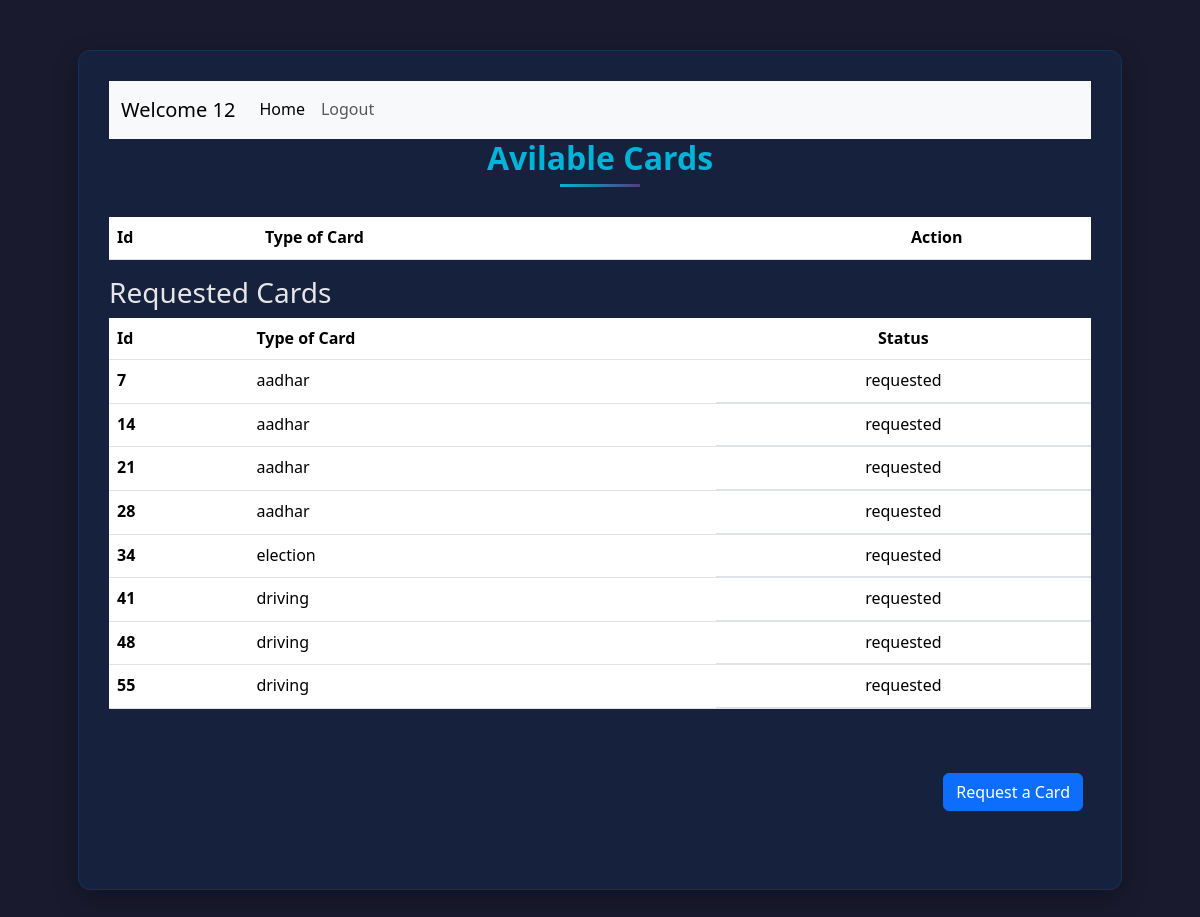
Before: /home/3 with the older database file.
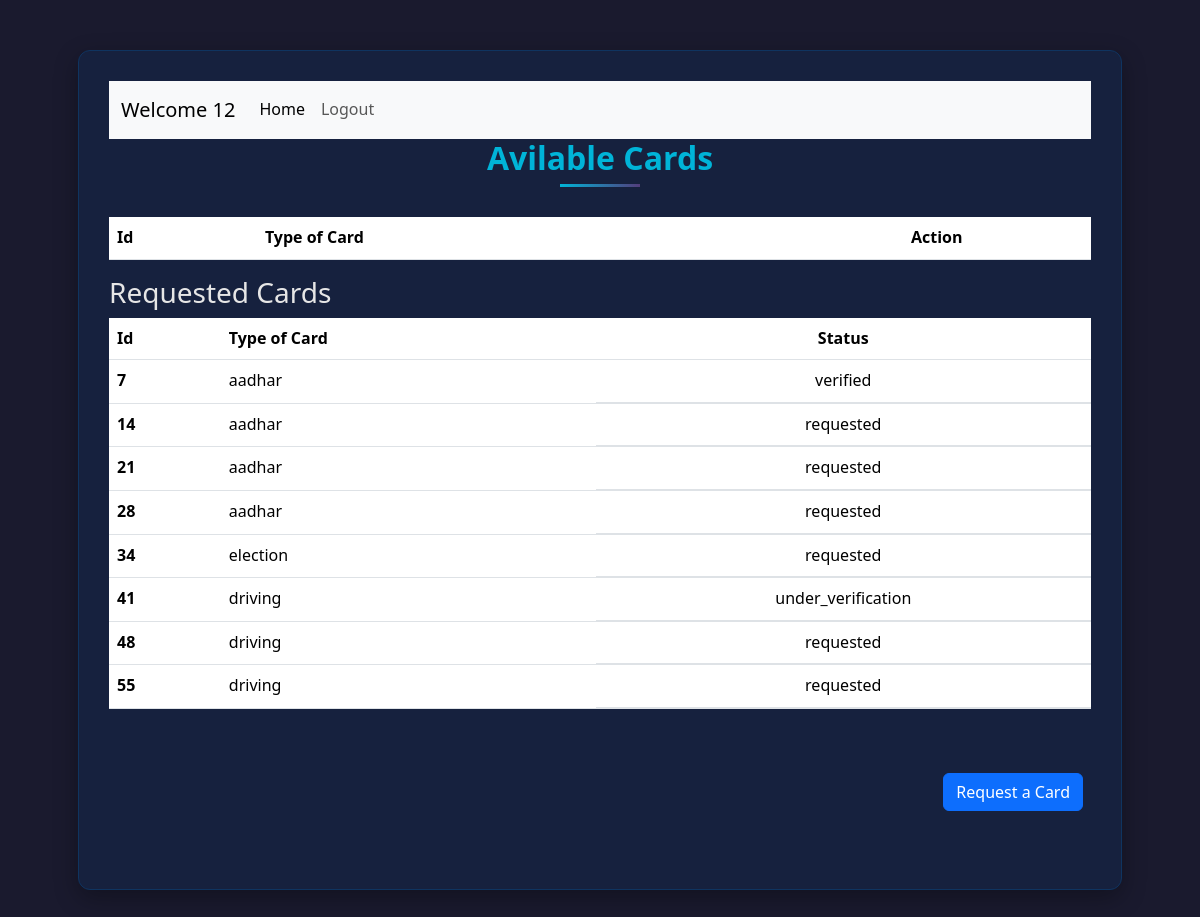
After: the same page with the newer database file.
### application/models.py (models this page shows)
class User(db.Model):
    id = db.Column(db.Integer(), primary_key=True)
    username = db.Column(db.String(), unique=True, nullable=False)
    email = db.Column(db.String(), unique=True, nullable=False)
    password = db.Column(db.String(),nullable=False)
    type = db.Column(db.String(), default="general")
    detais = db.relationship("Info", backref="creator")

class Info(db.Model):
    id = db.Column(db.Integer(), primary_key=True)
    atr_name = db.Column(db.String(), nullable=False)
    atr_value = db.Column(db.String(), nullable=False)
    c_name = db.Column(db.String(), nullable=False)
    user_id = db.Column(db.Integer(), db.ForeignKey("user.id"), nullable=False)

### application/controllers.py (the view)
@app.route("/home/<int:user_id>")
def user_dash(user_id):
    this_user = User.query.filter_by(id = user_id).first()
    all_info = Info.query.all()
    return render_template("user_dash.html", this_user=this_user, all_info=all_info)

### templates/user_dash.html (shortened to what this page needs)
<!DOCTYPE html>
<html lang="eng">
<head>
    <link href="https://cdn.jsdelivr.net/npm/bootstrap@5.3.3/dist/css/bootstrap.min.css" rel="stylesheet"
>
    <link rel="stylesheet" href="/static/style.css">
</head>
<body>
    <div id="main">
        <div id="canvas">
            <nav class="navbar navbar-expand-lg bg-body-tertiary">
                <div class="container-fluid">
                    <a class="navbar-brand" href="/user">Welcome {{this_user.username}}</a>
                    <div class="collapse navbar-collapse" id="navbarSupportedContent">
                        <ul class="navbar-nav me-auto mb-2 mb-lg-0">
                            <li class="nav-item">
                                <a class="nav-link active" aria-current="page" href="/">Home</a>
                            </li>
                            <li class="nav-item">
                                <a class="nav-link unactive" aria-current="page" href="/logout">Logout</a>
                            </li>
                        </ul>
                    </div>
                </div>
            </nav>
            <div id="content">
                <h3 class="heading">Avilable Cards</h3>
                <div class="table">
                    <table class="table">
                        <thead>
                            <tr>
                                <th scope="col">Id</th>
                                <th scope="col">Type of Card</th>
                                <th class="text-center" scope="col">Action</th>
                            </tr>
                        </thead>
                    </table>
                </div>
                <h3>Requested Cards</h3>
                <div class="table">
                    <table class="table">
                        <thead>
                            <tr>
                                <th scope="col">Id</th>
                                <th scope="col">Type of Card</th>
                                <th class="text-center" scope="col">Status</th>
                            </tr>
                        </thead>
                        <tbody>
                            {% for info in this_user.detais %}
                                {% if info.atr_name == "status" %}
                                    <tr>
                                        <th scope="row">{{loop.index}}</th>
                                        <td>{{info.c_name}}</td>
                                        <td class="d-flex justify-content-center">
                                            {{info.atr_value}}
                                        </td>
                                    </tr>
                                {% endif %}
                            {% endfor %}
                        </tbody>
                    </table>
                </div>
                <div class="text-end ">
                    <a type="button" class="btn btn-primary mx-2 my-5" href="/register_card/{{this_user.id}}">Request a
                        Card</a>
                </div>
            </div>
        </div>
    </div>
</body>
</html>

### static/style.css (style rules this page uses)
:root { --bg-primary: #1a1a2e; --bg-secondary: #16213e; --accent-primary: #0f3460; --accent-secondary: #533d7b; --text-primary: #e6e6e6; --text-secondary: #b8b8b8; --highlight: #00b4d8; --shadow: rgba(0, 0, 0, 0.3); --border-radius: 12px; --transition-speed: 0.3s; }
* { margin: 0; padding: 0; box-sizing: border-box; font-family: 'Segoe UI', Tahoma, Geneva, Verdana, sans-serif; }
body { background-color: var(--bg-primary); color: var(--text-primary); min-height: 100vh; line-height: 1.6; transition: background-color var(--transition-speed); }
#main { padding: 20px; }
#canvas { width: 90%; max-width: 1200px; margin: 30px auto; min-height: 600px; background-color: var(--bg-secondary); box-shadow: 0 8px 24px var(--shadow); border-radius: var(--border-radius); padding: 30px; border: 1px solid var(--accent-primary); transition: transform var(--transition-speed), box-shadow var(--transition-speed); }
.heading { font-size: 2rem; font-weight: 600; margin-bottom: 30px; text-align: center; color: var(--highlight); position: relative; padding-bottom: 10px; }
.heading::after { content: ''; position: absolute; bottom: 0; left: 50%; transform: translateX(-50%); width: 80px; height: 3px; background: linear-gradient(90deg, var(--highlight), var(--accent-secondary)); }
#canvas, #form-body { animation: fadeIn 0.5s ease-out forwards; }

Changed rows visible on the page:
changed Info: atr_value "requested" → "verified"
changed Info: atr_value "requested" → "under_verification"
